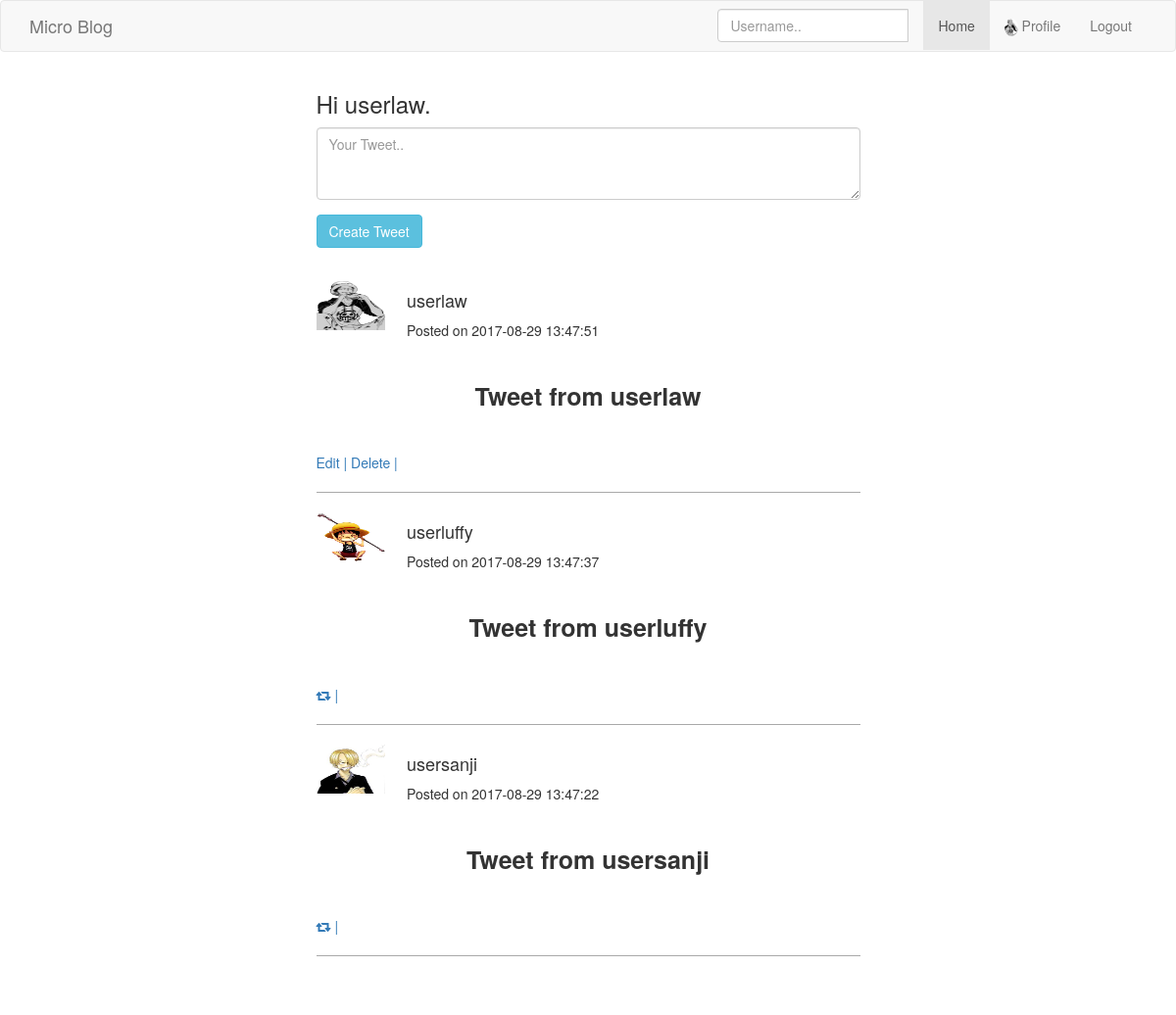
The app's page /microblog/micro-blog.php (signed in) with its own data.
### tables this page shows
CREATE TABLE `users` (
  `id` int(11) UNSIGNED NOT NULL,
  `username` varchar(30) NOT NULL,
  `password` varchar(255) NOT NULL,
  `email` varchar(30) NOT NULL,
  `description` varchar(255) NOT NULL,
  `phone` varchar(255) NOT NULL,
  `country` varchar(30) NOT NULL,
  `created` datetime DEFAULT CURRENT_TIMESTAMP,
  `gender` enum('male','female') DEFAULT NULL,
  `upload` text NOT NULL
);

CREATE TABLE `tweets` (
  `id` int(11) UNSIGNED NOT NULL,
  `tweet` text NOT NULL,
  `user_id` int(11) NOT NULL,
  `isRetweet` tinyint(1) DEFAULT '0',
  `created` datetime DEFAULT NULL,
  `modified` datetime DEFAULT CURRENT_TIMESTAMP ON UPDATE CURRENT_TIMESTAMP
);

### microblog/Database.php (called while the page is built, shortened)
<?php
class Database
{
    private $host = 'localhost';
    private $user = 'root';
    private $pass = 'exercise';
    private $db = 'exercise_db';
    private $dbh;
    private $stmt;
    public function __construct()
    {
        $options = array(
            PDO::ATTR_PERSISTENT    => true,
            PDO::ATTR_ERRMODE       => PDO::ERRMODE_EXCEPTION
        );
        try {
            $this->dbh = new PDO("mysql:host=" . $this->host, $this->user, $this->pass, $options);
            $db = "`".str_replace("`","``",$this->db)."`";
            $this->dbh->query("CREATE DATABASE IF NOT EXISTS $this->db CHARACTER SET utf8 COLLATE utf8_general_ci;");
            $this->dbh->query("use $db");
        } catch(PDOException $e)
        {
            echo $this->error = $e->getMessage();
        }
    }
    public function query($query)
    {
        $this->stmt = $this->dbh->prepare($query);
    }
    public function execute()
    {
        return $this->stmt->execute();
    }
    public function resultset()
    {
        $this->execute();
        return $this->stmt->fetchAll(PDO::FETCH_ASSOC);
    }
}

### microblog/micro-blog.php (the view, shortened to what this page needs)
<?php
require_once "Database.php";
$database = new Database();
if (empty($_SESSION['microUser'])){
    header("Location: micro-login.php");
}else{
     $userAuth = $_SESSION['microUser'];
    $database->query("SELECT * FROM users WHERE username = '$userAuth'");
    $user = $database->resultset();
}
$database->query("SELECT users.username, users.upload, tweets.id, tweets.user_id, tweets.tweet, tweets.created, tweets.modified, tweets.isRetweet FROM tweets INNER JOIN users ON tweets.user_id = users.id  ORDER BY tweets.created DESC");
$userTweets = $database->resultset();
$database->query("SELECT RU.username, TU.username as tweetUser, RU.upload, R.id, R.user_id, R.tweet, R.created FROM retweets R INNER JOIN users RU ON R.user_id = RU.id INNER JOIN tweets TS ON R.tweet_id = TS.id LEFT JOIN users TU ON TS.user_id = TU.id ORDER BY R.created DESC");
$userRetweets = $database->resultset();
$mergeTweets = array_merge($userTweets, $userRetweets);
usort($mergeTweets, 'cmp');
?>
<!DOCTYPE html>
<html>
<head>
    <link rel="stylesheet" href="https://maxcdn.bootstrapcdn.com/font-awesome/4.7.0/css/font-awesome.min.css">
    <link rel="stylesheet" href="https://maxcdn.bootstrapcdn.com/bootstrap/3.3.7/css/bootstrap.min.css" >
    <link rel="stylesheet" href="css/dashboard.css">
</head>
<body>
<nav class="navbar navbar-default">
    <div class="container" id="navbar-quiz">
        <a class="navbar-brand" href="micro-blog.php">Micro Blog</a>
        <div class="navbar-collapse collapse">
            <ul class="nav navbar-nav navbar-right">
                <li class="active"><a href="micro-blog.php">Home</a></li>
                <li><a href="micro-profile.php?username=<?php echo $user[0]['username'];?>"><img src="<?php echo $user[0]['upload'];?>" class="nav-profile img-circle"> Profile</a></li>
                <li><a href="?logout=1">Logout</a></li>
            </ul>
            <form class="hidden-xs-down navbar-form pull-right search-menu form-inline">
                <div role="group" class="input-group">
                    <input type="text" class="form-control" name="search" id="search" placeholder="Username.." aria-label="Username" aria-describedby="basic-addon1">
                </div>
            </form>
        </div>
    </div>
</nav>
<div class="container" id="mainDiv">
    <section class="row sectionUser">
        <div class="col-md-6 col-md-offset-3">
            <h3>Hi <?php echo htmlspecialchars($user[0]['username']); ?>.
            </h3>
            <form id="createTweet" method="post">
                <div class="form-group">
                    <textarea class="form-control" name="tweet" id="tweet" rows="3" placeholder="Your Tweet.."></textarea>
                </div>
                <button type="button" class="btn btn-info" name="btnAdd" id="btnAdd">Create Tweet</button>
            </form>
        </div>
    </section>
    <section class="row section2" >
        <div class="col-md-6 col-md-offset-3" id="showdata">
            <?php foreach($mergeTweets as $mergeTweet): ?>
                <?php if(isset($mergeTweet['isRetweet'])): ?>
                    <article class="post">
                        <div class="info postByUser">
                            <div class="row">
                                <div class="col-md-2">
                                    <a href="micro-profile.php?username=<?php echo htmlspecialchars($mergeTweet['username']); ?>"><img src="<?php echo htmlspecialchars($mergeTweet['upload']);?>" alt="sample profile pic" class="postImage"></a>
                                </div>
                                <div class="col-md-6 userName">
                                    <h4 ><?php echo htmlspecialchars($mergeTweet["username"]); ?></h4>
                                    <p>Posted on <?php echo htmlspecialchars($mergeTweet['created']); ?></p>
                                </div>
                            </div>
                        </div>
                        <p class="contentPost"><?php echo $mergeTweet['tweet']; ?></p>
                        <div class="interaction tweet-interact" user_id="<?php echo htmlspecialchars($mergeTweet['user_id']); ?>" tweet_id="<?php echo htmlspecialchars($mergeTweet['id']); ?>">
                            <?php if($user[0]['id'] != $mergeTweet['user_id']): ?>
                                <a href="javascript:;" class="retweet"><i class="fa fa-retweet" id="iconRetweet" aria-hidden="true" <?php echo $mergeTweet['isRetweet'] == true ? "style=color:green;" : '';?> ></i> |</a>
                            <?php else: ?>
                                    <a href="javascript:;"  class="tweet-edit">Edit |</a>
                                    <a href="javascript:;" class="tweet-delete" id="delete-item" >Delete |</a>
                            <?php endif; ?>
                        </div>
                    </article>
                <?php endif; ?>
            <?php endforeach ?>
        </div>
    </section>
</div>
</body>
</html>

### microblog/css/dashboard.css (style rules this page uses)
.nav-profile { max-height: 18px; }
article.post { padding: 20px 0; border-bottom: 1px solid #A9A9A9; clear: both; content: ''; display: block; }
.userName { padding: 0px; margin-left: 10px; }
.postImage { max-height:50px; width: 70px !important; }
.contentPost { text-align: center; padding: 30px; font-weight: bold; font-size: 25px; width: 100%; word-break: break-all; }
.section2 { padding-bottom: 60px; }

### records on screen
users: upload (picture), username "userlaw"
tweets: user.upload (picture), user.username "userlaw", created "2017-08-29 13:47:51", tweet "Tweet from userlaw", shows "Edit |"
tweets: user.upload (picture), user.username "userluffy", created "2017-08-29 13:47:37", tweet "Tweet from userluffy", isRetweet 0 (drawn)
tweets: user.upload (picture), user.username "usersanji", created "2017-08-29 13:47:22", tweet "Tweet from usersanji", isRetweet 0 (drawn)
